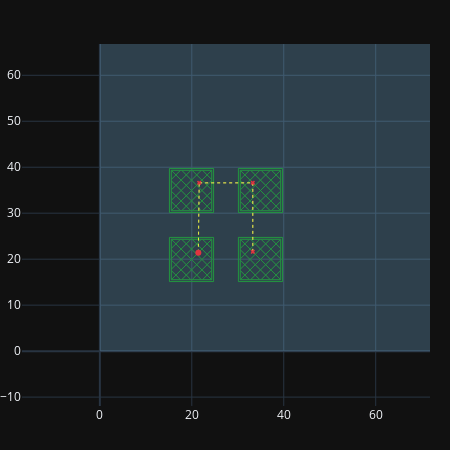
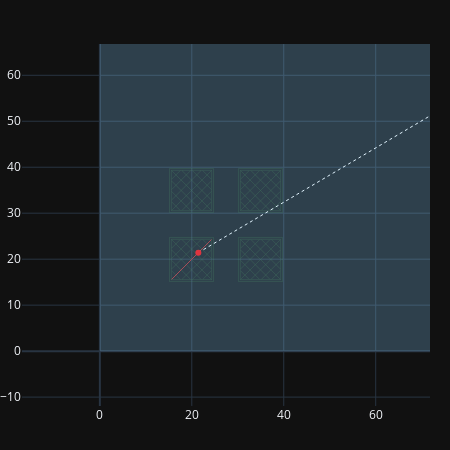
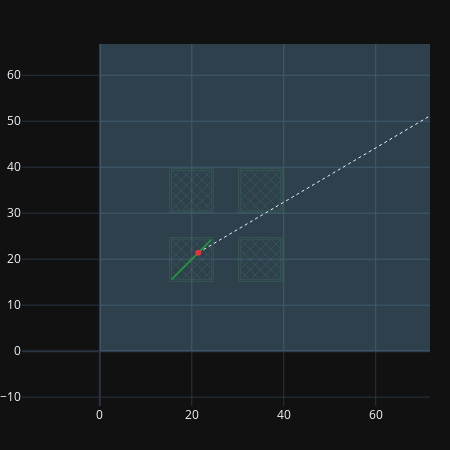
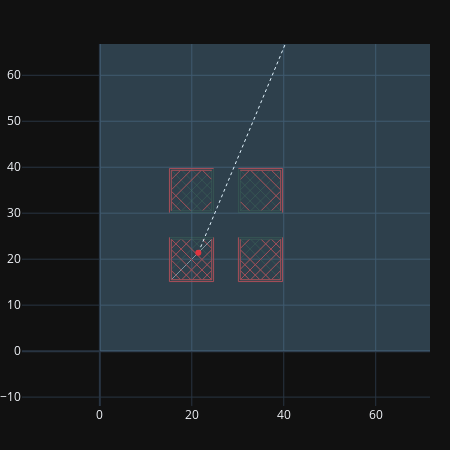

Notebook code cell kept with these figures, in order:
### Code cell
l = 32
#reload(plot_styles)
#reload(plotting)
#plotting.styles = plot_styles.styles
plotting.plot_steps(t.layer_steps[l], prev_layer=g.layers[l-1], prev_layer_only_outline=False)

### Figure 1 — Plotly figure (JSON) as saved in the notebook; plotly's stock layout.template omitted (floating-point values rounded to 4 significant figures; data arrays with more than 128 entries replaced by an {"elided": "..."} marker saying what was removed)
{"data": [{"line": {"color": "gray", "width": 0.5}, "mode": "lines", "name": "Ex[8040] ; [8040] mesh:router test.3mf(3)", "opacity": 0.25, "type": "scatter", "x": [24.34, 24.34, null, 24.34, 15.54, null, 15.54, 15.54, null, 15.54, 24.34, null], "y": [24.33, 15.53, null, 15.53, 15.53, null, 15.53, 24.33, null, 24.33, 24.33, null]}, {"line": {"color": "gray", "width": 0.5}, "mode": "lines", "name": "Ex[8046] ; [8046] type:wall-outer", "opacity": 0.25, "type": "scatter", "x": [24.74, 24.74, null, 24.74, 15.14, null, 15.14, 15.14, null, 15.14, 24.74, null], "y": [24.73, 15.13, null, 15.13, 15.13, null, 15.13, 24.73, null, 24.73, 24.73, null]}, {"line": {"color": "gray", "width": 0.5}, "mode": "lines", "name": "Ex[8052] ; [8052] type:fill", "opacity": 0.25, "type": "scatter", "x": [24.25, 15.62, null, 15.62, 17.47, null, 17.88, 24.25, null, 24.25, 22.4, null, 21.99, 15.62, null, 15.62, 19.73, null, 20.14, 24.25, null, 24.25, 20.14, null, 19.73, 15.62, null, 15.62, 21.99, null, 22.4, 24.25, null, 24.25, 17.88, null, 17.47, 15.62, null, 15.62, 24.25, null], "y": [24.25, 15.61, null, 17.46, 15.61, null, 15.61, 21.99, null, 22.4, 24.25, null, 24.25, 17.88, null, 19.73, 15.61, null, 15.61, 19.73, null, 20.14, 24.25, null, 24.25, 20.14, null, 21.99, 15.61, null, 15.61, 17.46, null, 17.88, 24.25, null, 24.25, 22.4, null, 24.25, 15.61, null]}, {"line": {"color": "gray", "width": 0.5}, "mode": "lines", "name": "Ex[8098] ; [8098] type:wall-inner", "opacity": 0.25, "type": "scatter", "x": [39.34, 39.34, null, 39.34, 30.54, null, 30.54, 30.54, null, 30.54, 39.34, null], "y": [24.33, 15.53, null, 15.53, 15.53, null, 15.53, 24.33, null, 24.33, 24.33, null]}, {"line": {"color": "gray", "width": 0.5}, "mode": "lines", "name": "Ex[8104] ; [8104] type:wall-outer", "opacity": 0.25, "type": "scatter", "x": [39.74, 39.74, null, 39.74, 30.14, null, 30.14, 30.14, null, 30.14, 39.74, null], "y": [24.73, 15.13, null, 15.13, 15.13, null, 15.13, 24.73, null, 24.73, 24.73, null]}, {"line": {"color": "gray", "width": 0.5}, "mode": "lines", "name": "Ex[8110] ; [8110] type:fill", "opacity": 0.25, "type": "scatter", "x": [39.26, 30.61, null, 30.61, 32.47, null, 32.88, 39.26, null, 39.26, 37.4, null, 36.99, 30.61, null, 30.61, 34.73, null, 35.14, 39.26, null, 39.26, 35.14, null, 34.73, 30.61, null, 30.61, 36.99, null, 37.4, 39.26, null, 39.26, 32.88, null, 32.47, 30.61, null, 30.61, 39.26, null], "y": [24.25, 15.61, null, 17.46, 15.61, null, 15.61, 21.99, null, 22.4, 24.25, null, 24.25, 17.88, null, 19.73, 15.61, null, 15.61, 19.73, null, 20.14, 24.25, null, 24.25, 20.14, null, 21.99, 15.61, null, 15.61, 17.46, null, 17.88, 24.25, null, 24.25, 22.4, null, 24.25, 15.61, null]}, {"line": {"color": "gray", "width": 0.5}, "mode": "lines", "name": "Ex[8156] ; [8156] type:wall-inner", "opacity": 0.25, "type": "scatter", "x": [39.34, 39.34, null, 39.34, 30.54, null, 30.54, 30.54, null, 30.54, 39.34, null], "y": [39.33, 30.53, null, 30.53, 30.53, null, 30.53, 39.33, null, 39.33, 39.33, null]}, {"line": {"color": "gray", "width": 0.5}, "mode": "lines", "name": "Ex[8162] ; [8162] type:wall-outer", "opacity": 0.25, "type": "scatter", "x": [39.74, 39.74, null, 39.74, 30.14, null, 30.14, 30.14, null, 30.14, 39.74, null], "y": [39.73, 30.13, null, 30.13, 30.13, null, 30.13, 39.73, null, 39.73, 39.73, null]}, {"line": {"color": "gray", "width": 0.5}, "mode": "lines", "name": "Ex[8168] ; [8168] type:fill", "opacity": 0.25, "type": "scatter", "x": [39.26, 30.61, null, 30.62, 32.47, null, 32.88, 39.26, null, 39.26, 37.4, null, 36.99, 30.61, null, 30.62, 34.73, null, 35.14, 39.26, null, 39.26, 35.14, null, 34.73, 30.61, null, 30.62, 36.99, null, 37.4, 39.26, null, 39.26, 32.88, null, 32.47, 30.61, null, 30.62, 39.26, null], "y": [39.25, 30.61, null, 32.46, 30.61, null, 30.61, 36.99, null, 37.4, 39.25, null, 39.25, 32.88, null, 34.73, 30.61, null, 30.61, 34.73, null, 35.14, 39.25, null, 39.25, 35.14, null, 36.99, 30.61, null, 30.61, 32.47, null, 32.88, 39.25, null, 39.25, 37.4, null, 39.25, 30.61, null]}, {"line": {"color": "gray", "width": 0.5}, "mode": "lines", "name": "Ex[8214] ; [8214] type:wall-inner", "opacity": 0.25, "type": "scatter", "x": [24.34, 24.34, null, 24.34, 15.54, null, 15.54, 15.54, null, 15.54, 24.34, null], "y": [39.33, 30.53, null, 30.53, 30.53, null, 30.53, 39.33, null, 39.33, 39.33, null]}, {"line": {"color": "gray", "width": 0.5}, "mode": "lines", "name": "Ex[8220] ; [8220] type:wall-outer", "opacity": 0.25, "type": "scatter", "x": [24.74, 24.74, null, 24.74, 15.14, null, 15.14, 15.14, null, 15.14, 24.74, null], "y": [39.73, 30.13, null, 30.13, 30.13, null, 30.13, 39.73, null, 39.73, 39.73, null]}, {"line": {"color": "gray", "width": 0.5}, "mode": "lines", "name": "Ex[8226] ; [8226] type:fill", "opacity": 0.25, "type": "scatter", "x": [24.25, 15.62, null, 15.62, 17.47, null, 17.88, 24.25, null, 24.25, 22.4, null, 21.99, 15.62, null, 15.62, 19.73, null, 20.14, 24.25, null, 24.25, 20.14, null, 19.73, 15.62, null, 15.62, 21.99, null, 22.4, 24.25, null, 24.25, 17.88, null, 17.47, 15.62, null, 15.62, 24.25, null], "y": [39.25, 30.61, null, 32.46, 30.61, null, 30.61, 36.99, null, 37.4, 39.25, null, 39.25, 32.88, null, 34.73, 30.61, null, 30.61, 34.73, null, 35.14, 39.25, null, 39.25, 35.14, null, 36.99, 30.61, null, 30.61, 32.47, null, 32.88, 39.25, null, 39.25, 37.4, null, 39.25, 30.61, null]}, {"line": {"color": "green", "width": 1}, "mode": "lines", "name": "gc segs", "type": "scatter", "x": {"elided": "264 float values"}, "y": {"elided": "264 float values"}}, {"line": {"color": "coral", "dash": "dot", "width": 0.5}, "mode": "lines", "name": "original thread", "type": "scatter", "x": [21.42, 21.6, null, 21.6, 33.27, null, 33.27, 33.27, null], "y": [21.42, 36.6, null, 36.6, 36.6, null, 36.6, 21.6, null]}, {"line": {"color": "cyan", "dash": "dot", "width": 0.5}, "mode": "lines", "name": "thread_snaps", "type": "scatter", "x": [21.6, 21.6, null, 33.27, 33.27, null, 33.27, 33.27, null], "y": [36.6, 36.6, null, 36.6, 36.6, null, 21.6, 21.6, null]}, {"line": {"color": "yellow", "dash": "dot", "width": 1}, "mode": "lines", "name": "thread", "type": "scatter", "x": [21.42, 21.6, null, 21.6, 33.27, null, 33.27, 33.27, null], "y": [21.42, 36.6, null, 36.6, 36.6, null, 36.6, 21.6, null]}, {"marker": {"color": "red", "size": 4, "symbol": "x"}, "mode": "markers", "name": "points", "type": "scatter", "x": [21.6, 33.27, 33.27], "y": [36.6, 36.6, 21.6]}, {"marker": {"color": "red", "size": 6, "symbol": "circle"}, "mode": "markers", "name": "start anchor", "type": "scatter", "x": [21.42], "y": [21.42]}], "layout": {"height": 450, "margin": {"b": 0, "l": 0, "pad": 0, "r": 20, "t": 0}, "shapes": [{"fillcolor": "LightSkyBlue", "line": {"color": "rgba(0, 0, 0, 0)"}, "name": "bed", "opacity": 0.25, "type": "rect", "x0": 0, "x1": 79, "xref": "x", "y0": 0, "y1": 220, "yref": "y"}], "showlegend": false, "width": 450, "xaxis": {"domain": [0, 1], "range": [-11.92, 66.8], "type": "linear"}, "yaxis": {"constrain": "domain", "domain": [0.05333, 0.9467], "range": [-11.93, 66.79], "scaleanchor": "x", "scaleratio": 1, "type": "linear"}}}

### Figure 2 — Plotly figure (JSON) as saved in the notebook; plotly's stock layout.template omitted (floating-point values rounded to 4 significant figures; data arrays with more than 128 entries replaced by an {"elided": "..."} marker saying what was removed)
{"data": [{"line": {"color": "gray", "width": 0.5}, "mode": "lines", "name": "Ex[8040] ; [8040] mesh:router test.3mf(3)", "opacity": 0.25, "type": "scatter", "x": [24.34, 24.34, null, 24.34, 15.54, null, 15.54, 15.54, null, 15.54, 24.34, null], "y": [24.33, 15.53, null, 15.53, 15.53, null, 15.53, 24.33, null, 24.33, 24.33, null]}, {"line": {"color": "gray", "width": 0.5}, "mode": "lines", "name": "Ex[8046] ; [8046] type:wall-outer", "opacity": 0.25, "type": "scatter", "x": [24.74, 24.74, null, 24.74, 15.14, null, 15.14, 15.14, null, 15.14, 24.74, null], "y": [24.73, 15.13, null, 15.13, 15.13, null, 15.13, 24.73, null, 24.73, 24.73, null]}, {"line": {"color": "gray", "width": 0.5}, "mode": "lines", "name": "Ex[8052] ; [8052] type:fill", "opacity": 0.25, "type": "scatter", "x": [24.25, 15.62, null, 15.62, 17.47, null, 17.88, 24.25, null, 24.25, 22.4, null, 21.99, 15.62, null, 15.62, 19.73, null, 20.14, 24.25, null, 24.25, 20.14, null, 19.73, 15.62, null, 15.62, 21.99, null, 22.4, 24.25, null, 24.25, 17.88, null, 17.47, 15.62, null, 15.62, 24.25, null], "y": [24.25, 15.61, null, 17.46, 15.61, null, 15.61, 21.99, null, 22.4, 24.25, null, 24.25, 17.88, null, 19.73, 15.61, null, 15.61, 19.73, null, 20.14, 24.25, null, 24.25, 20.14, null, 21.99, 15.61, null, 15.61, 17.46, null, 17.88, 24.25, null, 24.25, 22.4, null, 24.25, 15.61, null]}, {"line": {"color": "gray", "width": 0.5}, "mode": "lines", "name": "Ex[8098] ; [8098] type:wall-inner", "opacity": 0.25, "type": "scatter", "x": [39.34, 39.34, null, 39.34, 30.54, null, 30.54, 30.54, null, 30.54, 39.34, null], "y": [24.33, 15.53, null, 15.53, 15.53, null, 15.53, 24.33, null, 24.33, 24.33, null]}, {"line": {"color": "gray", "width": 0.5}, "mode": "lines", "name": "Ex[8104] ; [8104] type:wall-outer", "opacity": 0.25, "type": "scatter", "x": [39.74, 39.74, null, 39.74, 30.14, null, 30.14, 30.14, null, 30.14, 39.74, null], "y": [24.73, 15.13, null, 15.13, 15.13, null, 15.13, 24.73, null, 24.73, 24.73, null]}, {"line": {"color": "gray", "width": 0.5}, "mode": "lines", "name": "Ex[8110] ; [8110] type:fill", "opacity": 0.25, "type": "scatter", "x": [39.26, 30.61, null, 30.61, 32.47, null, 32.88, 39.26, null, 39.26, 37.4, null, 36.99, 30.61, null, 30.61, 34.73, null, 35.14, 39.26, null, 39.26, 35.14, null, 34.73, 30.61, null, 30.61, 36.99, null, 37.4, 39.26, null, 39.26, 32.88, null, 32.47, 30.61, null, 30.61, 39.26, null], "y": [24.25, 15.61, null, 17.46, 15.61, null, 15.61, 21.99, null, 22.4, 24.25, null, 24.25, 17.88, null, 19.73, 15.61, null, 15.61, 19.73, null, 20.14, 24.25, null, 24.25, 20.14, null, 21.99, 15.61, null, 15.61, 17.46, null, 17.88, 24.25, null, 24.25, 22.4, null, 24.25, 15.61, null]}, {"line": {"color": "gray", "width": 0.5}, "mode": "lines", "name": "Ex[8156] ; [8156] type:wall-inner", "opacity": 0.25, "type": "scatter", "x": [39.34, 39.34, null, 39.34, 30.54, null, 30.54, 30.54, null, 30.54, 39.34, null], "y": [39.33, 30.53, null, 30.53, 30.53, null, 30.53, 39.33, null, 39.33, 39.33, null]}, {"line": {"color": "gray", "width": 0.5}, "mode": "lines", "name": "Ex[8162] ; [8162] type:wall-outer", "opacity": 0.25, "type": "scatter", "x": [39.74, 39.74, null, 39.74, 30.14, null, 30.14, 30.14, null, 30.14, 39.74, null], "y": [39.73, 30.13, null, 30.13, 30.13, null, 30.13, 39.73, null, 39.73, 39.73, null]}, {"line": {"color": "gray", "width": 0.5}, "mode": "lines", "name": "Ex[8168] ; [8168] type:fill", "opacity": 0.25, "type": "scatter", "x": [39.26, 30.61, null, 30.62, 32.47, null, 32.88, 39.26, null, 39.26, 37.4, null, 36.99, 30.61, null, 30.62, 34.73, null, 35.14, 39.26, null, 39.26, 35.14, null, 34.73, 30.61, null, 30.62, 36.99, null, 37.4, 39.26, null, 39.26, 32.88, null, 32.47, 30.61, null, 30.62, 39.26, null], "y": [39.25, 30.61, null, 32.46, 30.61, null, 30.61, 36.99, null, 37.4, 39.25, null, 39.25, 32.88, null, 34.73, 30.61, null, 30.61, 34.73, null, 35.14, 39.25, null, 39.25, 35.14, null, 36.99, 30.61, null, 30.61, 32.47, null, 32.88, 39.25, null, 39.25, 37.4, null, 39.25, 30.61, null]}, {"line": {"color": "gray", "width": 0.5}, "mode": "lines", "name": "Ex[8214] ; [8214] type:wall-inner", "opacity": 0.25, "type": "scatter", "x": [24.34, 24.34, null, 24.34, 15.54, null, 15.54, 15.54, null, 15.54, 24.34, null], "y": [39.33, 30.53, null, 30.53, 30.53, null, 30.53, 39.33, null, 39.33, 39.33, null]}, {"line": {"color": "gray", "width": 0.5}, "mode": "lines", "name": "Ex[8220] ; [8220] type:wall-outer", "opacity": 0.25, "type": "scatter", "x": [24.74, 24.74, null, 24.74, 15.14, null, 15.14, 15.14, null, 15.14, 24.74, null], "y": [39.73, 30.13, null, 30.13, 30.13, null, 30.13, 39.73, null, 39.73, 39.73, null]}, {"line": {"color": "gray", "width": 0.5}, "mode": "lines", "name": "Ex[8226] ; [8226] type:fill", "opacity": 0.25, "type": "scatter", "x": [24.25, 15.62, null, 15.62, 17.47, null, 17.88, 24.25, null, 24.25, 22.4, null, 21.99, 15.62, null, 15.62, 19.73, null, 20.14, 24.25, null, 24.25, 20.14, null, 19.73, 15.62, null, 15.62, 21.99, null, 22.4, 24.25, null, 24.25, 17.88, null, 17.47, 15.62, null, 15.62, 24.25, null], "y": [39.25, 30.61, null, 32.46, 30.61, null, 30.61, 36.99, null, 37.4, 39.25, null, 39.25, 32.88, null, 34.73, 30.61, null, 30.61, 34.73, null, 35.14, 39.25, null, 39.25, 35.14, null, 36.99, 30.61, null, 30.61, 32.47, null, 32.88, 39.25, null, 39.25, 37.4, null, 39.25, 30.61, null]}, {"line": {"color": "green", "width": 0.5}, "mode": "lines", "name": "segments", "opacity": 0.25, "type": "scatter", "x": {"elided": "264 float values"}, "y": {"elided": "264 float values"}}, {"line": {"color": "green", "width": 2}, "mode": "lines", "name": "gcsegs", "type": "scatter", "x": [], "y": []}, {"line": {"color": "firebrick", "width": 1}, "mode": "lines", "name": "avoid", "type": "scatter", "x": [24.25, 15.62, null], "y": [24.25, 15.61, null]}, {"line": {"color": "white", "dash": "dot", "width": 1}, "mode": "lines", "name": "thread", "type": "scatter", "x": [21.42, 114.7, null], "y": [21.42, 76.53, null]}, {"marker": {"color": "red", "size": 4, "symbol": "x"}, "mode": "markers", "name": "anchor", "type": "scatter", "x": [21.42], "y": [21.42]}, {"marker": {"color": "red", "size": 6, "symbol": "circle"}, "mode": "markers", "name": "start anchor", "type": "scatter", "x": [21.42], "y": [21.42]}], "layout": {"height": 450, "margin": {"b": 0, "l": 0, "pad": 0, "r": 20, "t": 0}, "shapes": [{"fillcolor": "LightSkyBlue", "line": {"color": "rgba(0, 0, 0, 0)"}, "name": "bed", "opacity": 0.25, "type": "rect", "x0": 0, "x1": 79, "xref": "x", "y0": 0, "y1": 220, "yref": "y"}, {"line": {"color": "white", "width": 10}, "name": "ring", "opacity": 0.25, "type": "circle", "x0": -56.5, "x1": 128.5, "xref": "x", "y0": -64.5, "y1": 120.5, "yref": "y"}, {"line": {"color": "blue", "width": 4}, "name": "indicator", "type": "line", "x0": 110.5, "x1": 119.0, "xref": "x", "y0": 73.91, "y1": 79.15, "yref": "y"}], "showlegend": false, "width": 450, "xaxis": {"domain": [0, 1], "range": [-11.92, 66.8], "type": "linear"}, "yaxis": {"constrain": "domain", "domain": [0.05333, 0.9467], "range": [-11.93, 66.79], "scaleanchor": "x", "scaleratio": 1, "type": "linear"}}}

### Figure 3 — Plotly figure (JSON) as saved in the notebook; plotly's stock layout.template omitted (floating-point values rounded to 4 significant figures; data arrays with more than 128 entries replaced by an {"elided": "..."} marker saying what was removed)
{"data": [{"line": {"color": "gray", "width": 0.5}, "mode": "lines", "name": "Ex[8040] ; [8040] mesh:router test.3mf(3)", "opacity": 0.25, "type": "scatter", "x": [24.34, 24.34, null, 24.34, 15.54, null, 15.54, 15.54, null, 15.54, 24.34, null], "y": [24.33, 15.53, null, 15.53, 15.53, null, 15.53, 24.33, null, 24.33, 24.33, null]}, {"line": {"color": "gray", "width": 0.5}, "mode": "lines", "name": "Ex[8046] ; [8046] type:wall-outer", "opacity": 0.25, "type": "scatter", "x": [24.74, 24.74, null, 24.74, 15.14, null, 15.14, 15.14, null, 15.14, 24.74, null], "y": [24.73, 15.13, null, 15.13, 15.13, null, 15.13, 24.73, null, 24.73, 24.73, null]}, {"line": {"color": "gray", "width": 0.5}, "mode": "lines", "name": "Ex[8052] ; [8052] type:fill", "opacity": 0.25, "type": "scatter", "x": [24.25, 15.62, null, 15.62, 17.47, null, 17.88, 24.25, null, 24.25, 22.4, null, 21.99, 15.62, null, 15.62, 19.73, null, 20.14, 24.25, null, 24.25, 20.14, null, 19.73, 15.62, null, 15.62, 21.99, null, 22.4, 24.25, null, 24.25, 17.88, null, 17.47, 15.62, null, 15.62, 24.25, null], "y": [24.25, 15.61, null, 17.46, 15.61, null, 15.61, 21.99, null, 22.4, 24.25, null, 24.25, 17.88, null, 19.73, 15.61, null, 15.61, 19.73, null, 20.14, 24.25, null, 24.25, 20.14, null, 21.99, 15.61, null, 15.61, 17.46, null, 17.88, 24.25, null, 24.25, 22.4, null, 24.25, 15.61, null]}, {"line": {"color": "gray", "width": 0.5}, "mode": "lines", "name": "Ex[8098] ; [8098] type:wall-inner", "opacity": 0.25, "type": "scatter", "x": [39.34, 39.34, null, 39.34, 30.54, null, 30.54, 30.54, null, 30.54, 39.34, null], "y": [24.33, 15.53, null, 15.53, 15.53, null, 15.53, 24.33, null, 24.33, 24.33, null]}, {"line": {"color": "gray", "width": 0.5}, "mode": "lines", "name": "Ex[8104] ; [8104] type:wall-outer", "opacity": 0.25, "type": "scatter", "x": [39.74, 39.74, null, 39.74, 30.14, null, 30.14, 30.14, null, 30.14, 39.74, null], "y": [24.73, 15.13, null, 15.13, 15.13, null, 15.13, 24.73, null, 24.73, 24.73, null]}, {"line": {"color": "gray", "width": 0.5}, "mode": "lines", "name": "Ex[8110] ; [8110] type:fill", "opacity": 0.25, "type": "scatter", "x": [39.26, 30.61, null, 30.61, 32.47, null, 32.88, 39.26, null, 39.26, 37.4, null, 36.99, 30.61, null, 30.61, 34.73, null, 35.14, 39.26, null, 39.26, 35.14, null, 34.73, 30.61, null, 30.61, 36.99, null, 37.4, 39.26, null, 39.26, 32.88, null, 32.47, 30.61, null, 30.61, 39.26, null], "y": [24.25, 15.61, null, 17.46, 15.61, null, 15.61, 21.99, null, 22.4, 24.25, null, 24.25, 17.88, null, 19.73, 15.61, null, 15.61, 19.73, null, 20.14, 24.25, null, 24.25, 20.14, null, 21.99, 15.61, null, 15.61, 17.46, null, 17.88, 24.25, null, 24.25, 22.4, null, 24.25, 15.61, null]}, {"line": {"color": "gray", "width": 0.5}, "mode": "lines", "name": "Ex[8156] ; [8156] type:wall-inner", "opacity": 0.25, "type": "scatter", "x": [39.34, 39.34, null, 39.34, 30.54, null, 30.54, 30.54, null, 30.54, 39.34, null], "y": [39.33, 30.53, null, 30.53, 30.53, null, 30.53, 39.33, null, 39.33, 39.33, null]}, {"line": {"color": "gray", "width": 0.5}, "mode": "lines", "name": "Ex[8162] ; [8162] type:wall-outer", "opacity": 0.25, "type": "scatter", "x": [39.74, 39.74, null, 39.74, 30.14, null, 30.14, 30.14, null, 30.14, 39.74, null], "y": [39.73, 30.13, null, 30.13, 30.13, null, 30.13, 39.73, null, 39.73, 39.73, null]}, {"line": {"color": "gray", "width": 0.5}, "mode": "lines", "name": "Ex[8168] ; [8168] type:fill", "opacity": 0.25, "type": "scatter", "x": [39.26, 30.61, null, 30.62, 32.47, null, 32.88, 39.26, null, 39.26, 37.4, null, 36.99, 30.61, null, 30.62, 34.73, null, 35.14, 39.26, null, 39.26, 35.14, null, 34.73, 30.61, null, 30.62, 36.99, null, 37.4, 39.26, null, 39.26, 32.88, null, 32.47, 30.61, null, 30.62, 39.26, null], "y": [39.25, 30.61, null, 32.46, 30.61, null, 30.61, 36.99, null, 37.4, 39.25, null, 39.25, 32.88, null, 34.73, 30.61, null, 30.61, 34.73, null, 35.14, 39.25, null, 39.25, 35.14, null, 36.99, 30.61, null, 30.61, 32.47, null, 32.88, 39.25, null, 39.25, 37.4, null, 39.25, 30.61, null]}, {"line": {"color": "gray", "width": 0.5}, "mode": "lines", "name": "Ex[8214] ; [8214] type:wall-inner", "opacity": 0.25, "type": "scatter", "x": [24.34, 24.34, null, 24.34, 15.54, null, 15.54, 15.54, null, 15.54, 24.34, null], "y": [39.33, 30.53, null, 30.53, 30.53, null, 30.53, 39.33, null, 39.33, 39.33, null]}, {"line": {"color": "gray", "width": 0.5}, "mode": "lines", "name": "Ex[8220] ; [8220] type:wall-outer", "opacity": 0.25, "type": "scatter", "x": [24.74, 24.74, null, 24.74, 15.14, null, 15.14, 15.14, null, 15.14, 24.74, null], "y": [39.73, 30.13, null, 30.13, 30.13, null, 30.13, 39.73, null, 39.73, 39.73, null]}, {"line": {"color": "gray", "width": 0.5}, "mode": "lines", "name": "Ex[8226] ; [8226] type:fill", "opacity": 0.25, "type": "scatter", "x": [24.25, 15.62, null, 15.62, 17.47, null, 17.88, 24.25, null, 24.25, 22.4, null, 21.99, 15.62, null, 15.62, 19.73, null, 20.14, 24.25, null, 24.25, 20.14, null, 19.73, 15.62, null, 15.62, 21.99, null, 22.4, 24.25, null, 24.25, 17.88, null, 17.47, 15.62, null, 15.62, 24.25, null], "y": [39.25, 30.61, null, 32.46, 30.61, null, 30.61, 36.99, null, 37.4, 39.25, null, 39.25, 32.88, null, 34.73, 30.61, null, 30.61, 34.73, null, 35.14, 39.25, null, 39.25, 35.14, null, 36.99, 30.61, null, 30.61, 32.47, null, 32.88, 39.25, null, 39.25, 37.4, null, 39.25, 30.61, null]}, {"line": {"color": "green", "width": 0.5}, "mode": "lines", "name": "segments", "opacity": 0.25, "type": "scatter", "x": {"elided": "264 float values"}, "y": {"elided": "264 float values"}}, {"line": {"color": "gray", "width": 1}, "mode": "lines", "name": "prev step segs", "type": "scatter", "x": [], "y": []}, {"line": {"color": "green", "width": 2}, "mode": "lines", "name": "gcsegs", "type": "scatter", "x": [24.25, 15.62, null], "y": [24.25, 15.61, null]}, {"marker": {"color": "magenta", "size": 8, "symbol": "circle"}, "mode": "markers", "type": "scatter", "x": [], "y": []}, {"line": {"color": "white", "dash": "dot", "width": 1}, "mode": "lines", "name": "thread", "type": "scatter", "x": [21.42, 114.7, null], "y": [21.42, 76.53, null]}, {"marker": {"color": "red", "size": 4, "symbol": "x"}, "mode": "markers", "name": "anchor", "type": "scatter", "x": [21.42], "y": [21.42]}, {"marker": {"color": "red", "size": 6, "symbol": "circle"}, "mode": "markers", "name": "start anchor", "type": "scatter", "x": [21.42], "y": [21.42]}], "layout": {"height": 450, "margin": {"b": 0, "l": 0, "pad": 0, "r": 20, "t": 0}, "shapes": [{"fillcolor": "LightSkyBlue", "line": {"color": "rgba(0, 0, 0, 0)"}, "name": "bed", "opacity": 0.25, "type": "rect", "x0": 0, "x1": 79, "xref": "x", "y0": 0, "y1": 220, "yref": "y"}, {"line": {"color": "white", "width": 10}, "name": "ring", "opacity": 0.25, "type": "circle", "x0": -56.5, "x1": 128.5, "xref": "x", "y0": -64.5, "y1": 120.5, "yref": "y"}, {"line": {"color": "blue", "width": 4}, "name": "indicator", "type": "line", "x0": 110.5, "x1": 119.0, "xref": "x", "y0": 73.91, "y1": 79.15, "yref": "y"}], "showlegend": false, "width": 450, "xaxis": {"domain": [0, 1], "range": [-11.92, 66.8], "type": "linear"}, "yaxis": {"constrain": "domain", "domain": [0.05333, 0.9467], "range": [-11.93, 66.79], "scaleanchor": "x", "scaleratio": 1, "type": "linear"}}}

### Figure 4 — Plotly figure (JSON) as saved in the notebook; plotly's stock layout.template omitted (floating-point values rounded to 4 significant figures; data arrays with more than 128 entries replaced by an {"elided": "..."} marker saying what was removed)
{"data": [{"line": {"color": "gray", "width": 0.5}, "mode": "lines", "name": "Ex[8040] ; [8040] mesh:router test.3mf(3)", "opacity": 0.25, "type": "scatter", "x": [24.34, 24.34, null, 24.34, 15.54, null, 15.54, 15.54, null, 15.54, 24.34, null], "y": [24.33, 15.53, null, 15.53, 15.53, null, 15.53, 24.33, null, 24.33, 24.33, null]}, {"line": {"color": "gray", "width": 0.5}, "mode": "lines", "name": "Ex[8046] ; [8046] type:wall-outer", "opacity": 0.25, "type": "scatter", "x": [24.74, 24.74, null, 24.74, 15.14, null, 15.14, 15.14, null, 15.14, 24.74, null], "y": [24.73, 15.13, null, 15.13, 15.13, null, 15.13, 24.73, null, 24.73, 24.73, null]}, {"line": {"color": "gray", "width": 0.5}, "mode": "lines", "name": "Ex[8052] ; [8052] type:fill", "opacity": 0.25, "type": "scatter", "x": [24.25, 15.62, null, 15.62, 17.47, null, 17.88, 24.25, null, 24.25, 22.4, null, 21.99, 15.62, null, 15.62, 19.73, null, 20.14, 24.25, null, 24.25, 20.14, null, 19.73, 15.62, null, 15.62, 21.99, null, 22.4, 24.25, null, 24.25, 17.88, null, 17.47, 15.62, null, 15.62, 24.25, null], "y": [24.25, 15.61, null, 17.46, 15.61, null, 15.61, 21.99, null, 22.4, 24.25, null, 24.25, 17.88, null, 19.73, 15.61, null, 15.61, 19.73, null, 20.14, 24.25, null, 24.25, 20.14, null, 21.99, 15.61, null, 15.61, 17.46, null, 17.88, 24.25, null, 24.25, 22.4, null, 24.25, 15.61, null]}, {"line": {"color": "gray", "width": 0.5}, "mode": "lines", "name": "Ex[8098] ; [8098] type:wall-inner", "opacity": 0.25, "type": "scatter", "x": [39.34, 39.34, null, 39.34, 30.54, null, 30.54, 30.54, null, 30.54, 39.34, null], "y": [24.33, 15.53, null, 15.53, 15.53, null, 15.53, 24.33, null, 24.33, 24.33, null]}, {"line": {"color": "gray", "width": 0.5}, "mode": "lines", "name": "Ex[8104] ; [8104] type:wall-outer", "opacity": 0.25, "type": "scatter", "x": [39.74, 39.74, null, 39.74, 30.14, null, 30.14, 30.14, null, 30.14, 39.74, null], "y": [24.73, 15.13, null, 15.13, 15.13, null, 15.13, 24.73, null, 24.73, 24.73, null]}, {"line": {"color": "gray", "width": 0.5}, "mode": "lines", "name": "Ex[8110] ; [8110] type:fill", "opacity": 0.25, "type": "scatter", "x": [39.26, 30.61, null, 30.61, 32.47, null, 32.88, 39.26, null, 39.26, 37.4, null, 36.99, 30.61, null, 30.61, 34.73, null, 35.14, 39.26, null, 39.26, 35.14, null, 34.73, 30.61, null, 30.61, 36.99, null, 37.4, 39.26, null, 39.26, 32.88, null, 32.47, 30.61, null, 30.61, 39.26, null], "y": [24.25, 15.61, null, 17.46, 15.61, null, 15.61, 21.99, null, 22.4, 24.25, null, 24.25, 17.88, null, 19.73, 15.61, null, 15.61, 19.73, null, 20.14, 24.25, null, 24.25, 20.14, null, 21.99, 15.61, null, 15.61, 17.46, null, 17.88, 24.25, null, 24.25, 22.4, null, 24.25, 15.61, null]}, {"line": {"color": "gray", "width": 0.5}, "mode": "lines", "name": "Ex[8156] ; [8156] type:wall-inner", "opacity": 0.25, "type": "scatter", "x": [39.34, 39.34, null, 39.34, 30.54, null, 30.54, 30.54, null, 30.54, 39.34, null], "y": [39.33, 30.53, null, 30.53, 30.53, null, 30.53, 39.33, null, 39.33, 39.33, null]}, {"line": {"color": "gray", "width": 0.5}, "mode": "lines", "name": "Ex[8162] ; [8162] type:wall-outer", "opacity": 0.25, "type": "scatter", "x": [39.74, 39.74, null, 39.74, 30.14, null, 30.14, 30.14, null, 30.14, 39.74, null], "y": [39.73, 30.13, null, 30.13, 30.13, null, 30.13, 39.73, null, 39.73, 39.73, null]}, {"line": {"color": "gray", "width": 0.5}, "mode": "lines", "name": "Ex[8168] ; [8168] type:fill", "opacity": 0.25, "type": "scatter", "x": [39.26, 30.61, null, 30.62, 32.47, null, 32.88, 39.26, null, 39.26, 37.4, null, 36.99, 30.61, null, 30.62, 34.73, null, 35.14, 39.26, null, 39.26, 35.14, null, 34.73, 30.61, null, 30.62, 36.99, null, 37.4, 39.26, null, 39.26, 32.88, null, 32.47, 30.61, null, 30.62, 39.26, null], "y": [39.25, 30.61, null, 32.46, 30.61, null, 30.61, 36.99, null, 37.4, 39.25, null, 39.25, 32.88, null, 34.73, 30.61, null, 30.61, 34.73, null, 35.14, 39.25, null, 39.25, 35.14, null, 36.99, 30.61, null, 30.61, 32.47, null, 32.88, 39.25, null, 39.25, 37.4, null, 39.25, 30.61, null]}, {"line": {"color": "gray", "width": 0.5}, "mode": "lines", "name": "Ex[8214] ; [8214] type:wall-inner", "opacity": 0.25, "type": "scatter", "x": [24.34, 24.34, null, 24.34, 15.54, null, 15.54, 15.54, null, 15.54, 24.34, null], "y": [39.33, 30.53, null, 30.53, 30.53, null, 30.53, 39.33, null, 39.33, 39.33, null]}, {"line": {"color": "gray", "width": 0.5}, "mode": "lines", "name": "Ex[8220] ; [8220] type:wall-outer", "opacity": 0.25, "type": "scatter", "x": [24.74, 24.74, null, 24.74, 15.14, null, 15.14, 15.14, null, 15.14, 24.74, null], "y": [39.73, 30.13, null, 30.13, 30.13, null, 30.13, 39.73, null, 39.73, 39.73, null]}, {"line": {"color": "gray", "width": 0.5}, "mode": "lines", "name": "Ex[8226] ; [8226] type:fill", "opacity": 0.25, "type": "scatter", "x": [24.25, 15.62, null, 15.62, 17.47, null, 17.88, 24.25, null, 24.25, 22.4, null, 21.99, 15.62, null, 15.62, 19.73, null, 20.14, 24.25, null, 24.25, 20.14, null, 19.73, 15.62, null, 15.62, 21.99, null, 22.4, 24.25, null, 24.25, 17.88, null, 17.47, 15.62, null, 15.62, 24.25, null], "y": [39.25, 30.61, null, 32.46, 30.61, null, 30.61, 36.99, null, 37.4, 39.25, null, 39.25, 32.88, null, 34.73, 30.61, null, 30.61, 34.73, null, 35.14, 39.25, null, 39.25, 35.14, null, 36.99, 30.61, null, 30.61, 32.47, null, 32.88, 39.25, null, 39.25, 37.4, null, 39.25, 30.61, null]}, {"line": {"color": "green", "width": 0.5}, "mode": "lines", "name": "segments", "opacity": 0.25, "type": "scatter", "x": {"elided": "264 float values"}, "y": {"elided": "264 float values"}}, {"line": {"color": "gray", "width": 1}, "mode": "lines", "name": "prev step segs", "type": "scatter", "x": [24.25, 15.62, null], "y": [24.25, 15.61, null]}, {"line": {"color": "green", "width": 2}, "mode": "lines", "name": "gcsegs", "type": "scatter", "x": [], "y": []}, {"marker": {"color": "magenta", "size": 8, "symbol": "circle"}, "mode": "markers", "type": "scatter", "x": [], "y": []}, {"line": {"color": "firebrick", "width": 1}, "mode": "lines", "name": "avoid", "type": "scatter", "x": {"elided": "168 float values"}, "y": {"elided": "168 float values"}}, {"line": {"color": "white", "dash": "dot", "width": 1}, "mode": "lines", "name": "thread", "type": "scatter", "x": [21.42, 61.24, null], "y": [21.42, 117.0, null]}, {"marker": {"color": "red", "size": 4, "symbol": "x"}, "mode": "markers", "name": "anchor", "type": "scatter", "x": [21.42], "y": [21.42]}, {"marker": {"color": "red", "size": 6, "symbol": "circle"}, "mode": "markers", "name": "start anchor", "type": "scatter", "x": [21.42], "y": [21.42]}], "layout": {"height": 450, "margin": {"b": 0, "l": 0, "pad": 0, "r": 20, "t": 0}, "shapes": [{"fillcolor": "LightSkyBlue", "line": {"color": "rgba(0, 0, 0, 0)"}, "name": "bed", "opacity": 0.25, "type": "rect", "x0": 0, "x1": 79, "xref": "x", "y0": 0, "y1": 220, "yref": "y"}, {"line": {"color": "white", "width": 10}, "name": "ring", "opacity": 0.25, "type": "circle", "x0": -56.5, "x1": 128.5, "xref": "x", "y0": -64.5, "y1": 120.5, "yref": "y"}, {"line": {"color": "blue", "width": 4}, "name": "indicator", "type": "line", "x0": 59.88, "x1": 62.61, "xref": "x", "y0": 112.2, "y1": 121.8, "yref": "y"}], "showlegend": false, "width": 450, "xaxis": {"domain": [0, 1], "range": [-11.92, 66.8], "type": "linear"}, "yaxis": {"constrain": "domain", "domain": [0.05333, 0.9467], "range": [-11.93, 66.79], "scaleanchor": "x", "scaleratio": 1, "type": "linear"}}}
